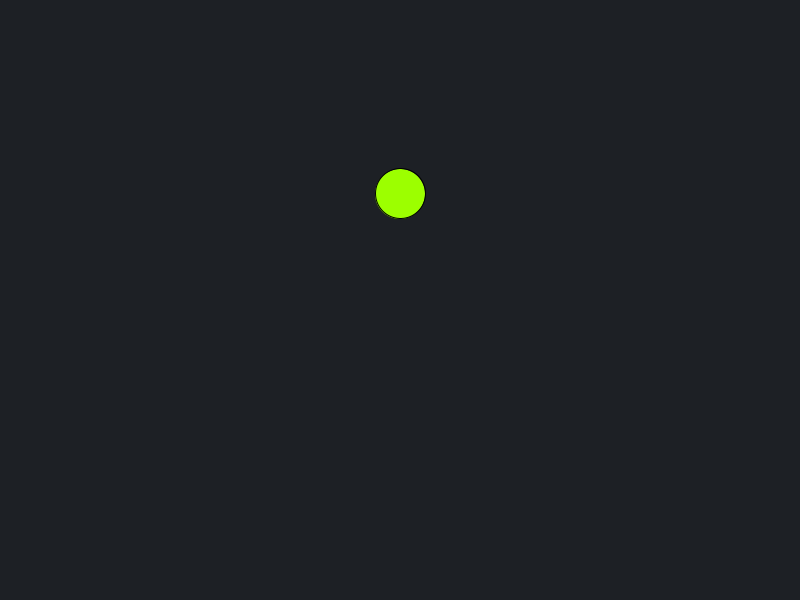
Frame 1 (no input)
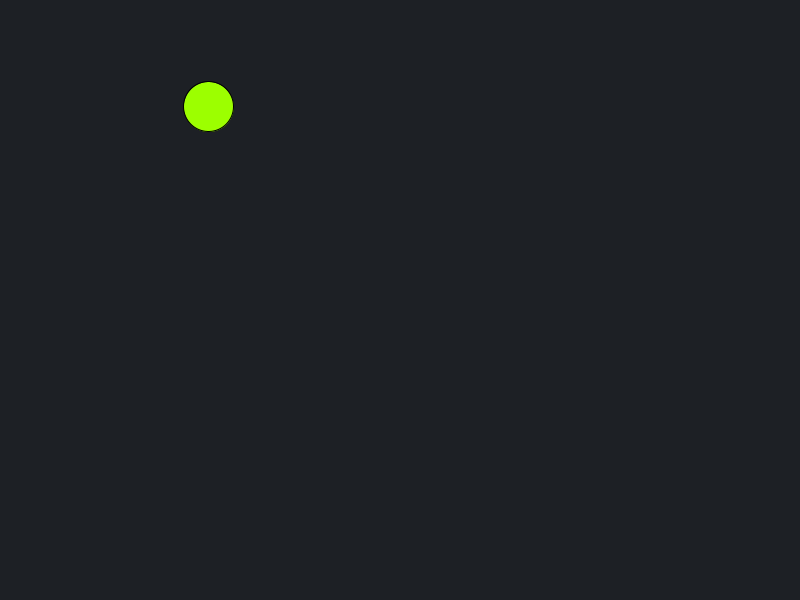
Frame 60 (the mouse pressed at the canvas centre just before this capture)
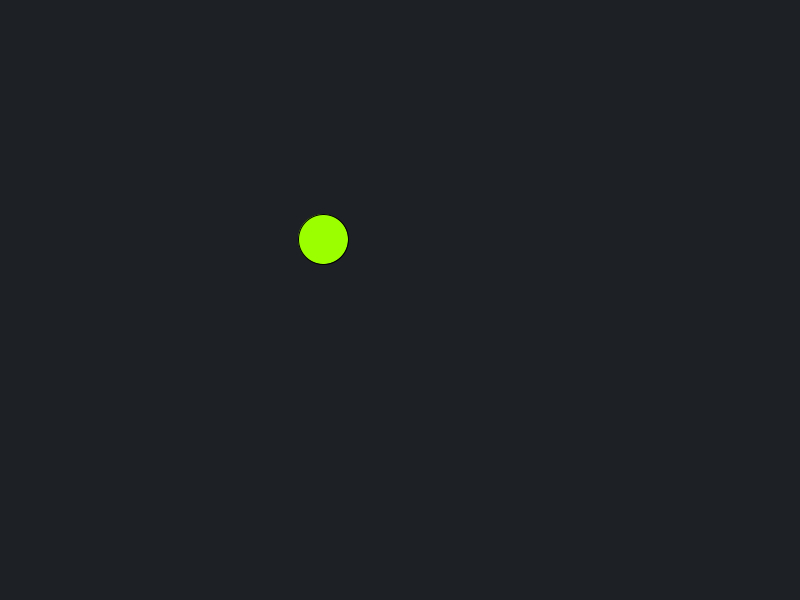
Frame 120 (the mouse held since frame 60 and released just before this capture)

The Processing sketch that drew these frames (run headless with seeded random() and noise(); from frame 60 on, the mouse is pressed at the canvas centre):

// Processing sketch: es207
// ── es207.pde
Particle p;
PVector vPos;
PVector vSpd;
PVector vAcc;
int m = 0;  //millis



void setup(){
  size(800,600);
  background(29,32,37);
  vPos = new PVector(400, random(300));
  vSpd = new PVector(1,1);
  vAcc = new PVector(0,0);
  p = new Particle(vPos,vSpd,vAcc);
}

void draw(){
  background(29,32,37);
  p.display();
  p.update();
  p.bounce();}
// ── Particle.pde
class Particle {
  private PVector position;
  private double diameter;
  private PVector speed;
  private PVector acceleration;
  
  public Particle(PVector position, PVector speed, PVector acceleration) {
    this.position = position;
    this.diameter = 50;
    this.speed = speed;
    this.acceleration = acceleration;
  }
  
  public void display() {
    fill(156,255,0);
    ellipse(this.position.x, this.position.y, (float)this.diameter, (float)this.diameter);
  }
  
  public void update() {
    // speed2 = speed.mult(m/19.0);
    PVector mouse = new PVector(mouseX, mouseY);

      this.acceleration = mouse.sub(position);
      acceleration.normalize();
      this.acceleration = acceleration.mult(0.5);
      this.speed = speed.add(acceleration).limit(4);
      this.position = position.add(speed);
    
   
  }
  
  public void bounce() {
    double r = diameter/2;
    if (this.position.y > height-r || this.position.y < r) {
      speed.y = speed.y*(-1);
    } else if (this.position.x > width-r || this. position.x < r) {
      speed.x = speed.x*(-1);
    }
  }
}
